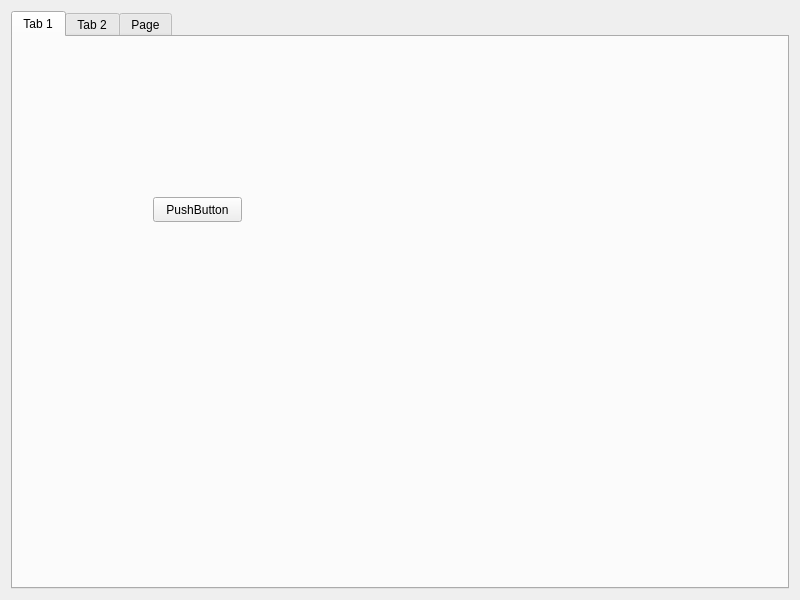
<?xml version="1.0" encoding="UTF-8"?>
<ui version="4.0">
 <class>Widget</class>
 <widget class="QWidget" name="Widget">
  <property name="geometry">
   <rect>
    <x>0</x>
    <y>0</y>
    <width>800</width>
    <height>600</height>
   </rect>
  </property>
  <property name="windowTitle">
   <string>Widget</string>
  </property>
  <layout class="QHBoxLayout" name="horizontalLayout">
   <item>
    <widget class="QTabWidget" name="tabWidget">
     <property name="currentIndex">
      <number>0</number>
     </property>
     <widget class="QWidget" name="tab">
      <attribute name="title">
       <string>Tab 1</string>
      </attribute>
      <widget class="QPushButton" name="pushButton">
       <property name="geometry">
        <rect>
         <x>140</x>
         <y>160</y>
         <width>89</width>
         <height>25</height>
        </rect>
       </property>
       <property name="text">
        <string>PushButton</string>
       </property>
      </widget>
     </widget>
     <widget class="QWidget" name="tab_2">
      <attribute name="title">
       <string>Tab 2</string>
      </attribute>
     </widget>
     <widget class="QWidget" name="tab_3">
      <attribute name="title">
       <string>Page</string>
      </attribute>
     </widget>
    </widget>
   </item>
  </layout>
 </widget>
 <resources/>
 <connections/>
</ui>
